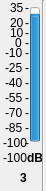
    <widget class="QWidget" name="widget_37" native="true">
     <property name="geometry">
      <rect>
       <x>80</x>
       <y>40</y>
       <width>46</width>
       <height>191</height>
      </rect>
     </property>
     <widget class="QProgressBar" name="progressBar_79">
      <property name="geometry">
       <rect>
        <x>30</x>
        <y>7</y>
        <width>10</width>
        <height>135</height>
       </rect>
      </property>
      <property name="contextMenuPolicy">
       <enum>Qt::DefaultContextMenu</enum>
      </property>
      <property name="toolTip">
       <string>Local Input 1 Meter</string>
      </property>
      <property name="statusTip">
       <string/>
      </property>
      <property name="whatsThis">
       <string/>
      </property>
      <property name="autoFillBackground">
       <bool>false</bool>
      </property>
      <property name="minimum">
       <number>-100</number>
      </property>
      <property name="maximum">
       <number>35</number>
      </property>
      <property name="value">
       <number>24</number>
      </property>
      <property name="textVisible">
       <bool>true</bool>
      </property>
      <property name="orientation">
       <enum>Qt::Vertical</enum>
      </property>
      <property name="invertedAppearance">
       <bool>false</bool>
      </property>
      <property name="format">
       <string>%p%</string>
      </property>
     </widget>
     <widget class="QLabel" name="m0_79">
      <property name="geometry">
       <rect>
        <x>25</x>
        <y>0</y>
        <width>16</width>
        <height>16</height>
       </rect>
      </property>
      <property name="text">
       <string>-</string>
      </property>
     </widget>
     <widget class="QLabel" name="t35_79">
      <property name="geometry">
       <rect>
        <x>10</x>
        <y>0</y>
        <width>16</width>
        <height>16</height>
       </rect>
      </property>
      <property name="text">
       <string>35</string>
      </property>
     </widget>
     <widget class="QLabel" name="tn100_79">
      <property name="geometry">
       <rect>
        <x>3</x>
        <y>135</y>
        <width>31</width>
        <height>16</height>
       </rect>
      </property>
      <property name="text">
       <string>-100</string>
      </property>
     </widget>
     <widget class="QLabel" name="m15_79">
      <property name="geometry">
       <rect>
        <x>25</x>
        <y>15</y>
        <width>16</width>
        <height>16</height>
       </rect>
      </property>
      <property name="text">
       <string>-</string>
      </property>
     </widget>
     <widget class="QLabel" name="m25_79">
      <property name="geometry">
       <rect>
        <x>25</x>
        <y>25</y>
        <width>16</width>
        <height>16</height>
       </rect>
      </property>
      <property name="text">
       <string>-</string>
      </property>
     </widget>
     <widget class="QLabel" name="m90_79">
      <property name="geometry">
       <rect>
        <x>25</x>
        <y>90</y>
        <width>16</width>
        <height>16</height>
       </rect>
      </property>
      <property name="text">
       <string>-</string>
      </property>
     </widget>
     <widget class="QLabel" name="m105_79">
      <property name="geometry">
       <rect>
        <x>25</x>
        <y>105</y>
        <width>16</width>
        <height>16</height>
       </rect>
      </property>
      <property name="text">
       <string>-</string>
      </property>
     </widget>
     <widget class="QLabel" name="m120_79">
      <property name="geometry">
       <rect>
        <x>25</x>
        <y>120</y>
        <width>16</width>
        <height>16</height>
       </rect>
      </property>
      <property name="text">
       <string>-</string>
      </property>
     </widget>
     <widget class="QLabel" name="m135_79">
      <property name="geometry">
       <rect>
        <x>25</x>
        <y>135</y>
        <width>16</width>
        <height>16</height>
       </rect>
      </property>
      <property name="text">
       <string>-</string>
      </property>
     </widget>
     <widget class="QLabel" name="m45_79">
      <property name="geometry">
       <rect>
        <x>25</x>
        <y>45</y>
        <width>16</width>
        <height>16</height>
       </rect>
      </property>
      <property name="text">
       <string>-</string>
      </property>
     </widget>
     <widget class="QLabel" name="m60_79">
      <property name="geometry">
       <rect>
        <x>25</x>
        <y>60</y>
        <width>16</width>
        <height>16</height>
       </rect>
      </property>
      <property name="text">
       <string>-</string>
      </property>
     </widget>
     <widget class="QLabel" name="m75_79">
      <property name="geometry">
       <rect>
        <x>25</x>
        <y>75</y>
        <width>16</width>
        <height>16</height>
       </rect>
      </property>
      <property name="text">
       <string>-</string>
      </property>
     </widget>
     <widget class="QLabel" name="t20_79">
      <property name="geometry">
       <rect>
        <x>10</x>
        <y>15</y>
        <width>16</width>
        <height>16</height>
       </rect>
      </property>
      <property name="text">
       <string>20</string>
      </property>
     </widget>
     <widget class="QLabel" name="t5_79">
      <property name="geometry">
       <rect>
        <x>10</x>
        <y>25</y>
        <width>16</width>
        <height>16</height>
       </rect>
      </property>
      <property name="text">
       <string>10</string>
      </property>
     </widget>
     <widget class="QLabel" name="tn10_79">
      <property name="geometry">
       <rect>
        <x>5</x>
        <y>45</y>
        <width>21</width>
        <height>16</height>
       </rect>
      </property>
      <property name="text">
       <string>-10</string>
      </property>
     </widget>
     <widget class="QLabel" name="tn25_79">
      <property name="geometry">
       <rect>
        <x>5</x>
        <y>60</y>
        <width>21</width>
        <height>16</height>
       </rect>
      </property>
      <property name="text">
       <string>-25</string>
      </property>
     </widget>
     <widget class="QLabel" name="tn40_79">
      <property name="geometry">
       <rect>
        <x>5</x>
        <y>75</y>
        <width>21</width>
        <height>16</height>
       </rect>
      </property>
      <property name="text">
       <string>-40</string>
      </property>
     </widget>
     <widget class="QLabel" name="tn55_79">
      <property name="geometry">
       <rect>
        <x>5</x>
        <y>90</y>
        <width>21</width>
        <height>16</height>
       </rect>
      </property>
      <property name="text">
       <string>-55</string>
      </property>
     </widget>
     <widget class="QLabel" name="tn70_79">
      <property name="geometry">
       <rect>
        <x>5</x>
        <y>105</y>
        <width>21</width>
        <height>16</height>
       </rect>
      </property>
      <property name="text">
       <string>-70</string>
      </property>
     </widget>
     <widget class="QLabel" name="tn85_79">
      <property name="geometry">
       <rect>
        <x>5</x>
        <y>120</y>
        <width>21</width>
        <height>16</height>
       </rect>
      </property>
      <property name="text">
       <string>-85</string>
      </property>
     </widget>
     <widget class="QLabel" name="m35_79">
      <property name="geometry">
       <rect>
        <x>25</x>
        <y>35</y>
        <width>16</width>
        <height>16</height>
       </rect>
      </property>
      <property name="text">
       <string>-</string>
      </property>
     </widget>
     <widget class="QLabel" name="t0_79">
      <property name="geometry">
       <rect>
        <x>15</x>
        <y>35</y>
        <width>16</width>
        <height>16</height>
       </rect>
      </property>
      <property name="text">
       <string>0</string>
      </property>
     </widget>
     <widget class="QLabel" name="value_79">
      <property name="geometry">
       <rect>
        <x>3</x>
        <y>150</y>
        <width>31</width>
        <height>16</height>
       </rect>
      </property>
      <property name="autoFillBackground">
       <bool>false</bool>
      </property>
      <property name="frameShadow">
       <enum>QFrame::Plain</enum>
      </property>
      <property name="text">
       <string>-100</string>
      </property>
     </widget>
     <widget class="QLabel" name="dB_79">
      <property name="geometry">
       <rect>
        <x>27</x>
        <y>150</y>
        <width>16</width>
        <height>16</height>
       </rect>
      </property>
      <property name="font">
       <font>
        <weight>75</weight>
        <bold>true</bold>
       </font>
      </property>
      <property name="text">
       <string>dB</string>
      </property>
     </widget>
     <widget class="QLabel" name="number_79">
      <property name="geometry">
       <rect>
        <x>20</x>
        <y>170</y>
        <width>16</width>
        <height>16</height>
       </rect>
      </property>
      <property name="font">
       <font>
        <weight>75</weight>
        <bold>true</bold>
       </font>
      </property>
      <property name="text">
       <string>3</string>
      </property>
     </widget>
     <widget class="Line" name="line_79">
      <property name="geometry">
       <rect>
        <x>35</x>
        <y>0</y>
        <width>16</width>
        <height>191</height>
       </rect>
      </property>
      <property name="orientation">
       <enum>Qt::Vertical</enum>
      </property>
     </widget>
    </widget>
